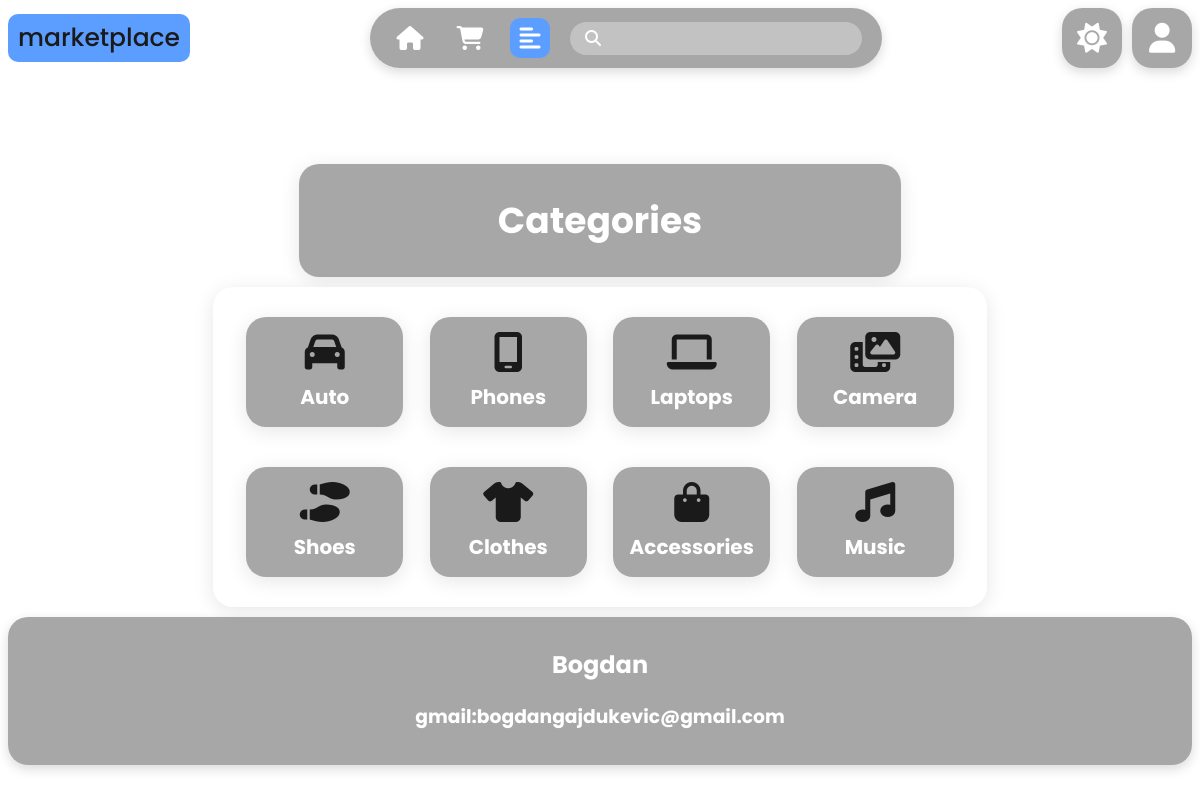
Page /categories/ on the committed database.
### main/models.py (models this page shows, shortened)
class Category(models.Model):
    icon = models.CharField(max_length=50)
    name = models.CharField(max_length=50)

### categories/views.py (the view)
# urls.py: path('', views.categories, name='categories'),
def categories(request):
    categories = Category.objects.all()
    return render(request, 'categories/categories.html', {'categories': categories})

### categories/templates/categories/categories.html (shortened to what this page needs)
{% extends 'layout.html' %}
{% load static %}
{% block css %}
    <link rel="stylesheet" href="{% static 'css/categories.css' %}">
{% endblock %}
{% block content %}
    <main><div class="name">
            <h1>Categories</h1>
        </div>
        <div class="categories_container">
            {% for category in categories %}
            <a class="category" href="{% url 'main' category.id %}">
                <i class="{{ category.icon }}"></i>
                <h1>{{ category.name }}</h1>
            </a>
            {% endfor %}
        </div>
    </main>
{% endblock %}

### static/css/categories.css (style rules this page uses)
.categories_container { display: flex; flex-wrap: wrap; justify-content: center; align-items: center; margin: 10px auto; background-color: var(--blocks-color); border-radius: 20px; padding: 10px 20px; margin-left: 205px; width: calc(100% - 450px); box-shadow: 0 4px 20px rgba(0, 0, 0, 0.1); }
.category { display: flex; flex-direction: column; align-items: center; justify-content: center; background-color: var(--background-btns); border-radius: 20px; padding: 5px; width: 20%; height: 100px; font-size: 10px; box-shadow: 0 4px 20px rgba(0, 0, 0, 0.1); margin: 20px auto; gap: 10px; text-decoration: none; color: inherit; }
.category i { font-size: 40px; color: var(--main-text-color); }
.category h1 { color: white; margin: 0; }
.name { font-size: 18px; color: white; background-color: var(--background-btns); border-radius: 20px; padding: 5px; margin-top: 10px; box-shadow: 0 4px 20px rgba(0, 0, 0, 0.1); display: flex; align-items: center; justify-content: center; width: 50%; margin: auto; max-width: 1000px; margin-bottom: 10px; margin-top:100px; }

### static/css/style.css (style rules this page uses)
:root { --background-img: url("../img/themes/light.png"); --background-color: #f8f8f8; --main-text-color: #1a1a1a; --secondary-text-color: #6f6f6f; --blocks-color: #ffffff; --product-bg-color: #bfbfbf; --accent-color: #5c9eff; --success-color: #88c0a9; --interdiction-color: #f9c89d; --background-btns: rgba(145, 145, 145, 0.8); --background-btns-hover: rgba(120, 120, 120, 0.8); }
body { font-family: "Poppins", sans-serif; font-weight: 200; font-style: normal; background: var(--background-img); background-size: cover; background-repeat: no-repeat; background-position: center; background-attachment: fixed; }

### rows in the picture
Category: name "Auto"
Category: name "Phones"
Category: name "Laptops"
Category: name "Camera"
Category: name "Shoes"
Category: name "Clothes"
Category: name "Accessories"
Category: name "Music"
